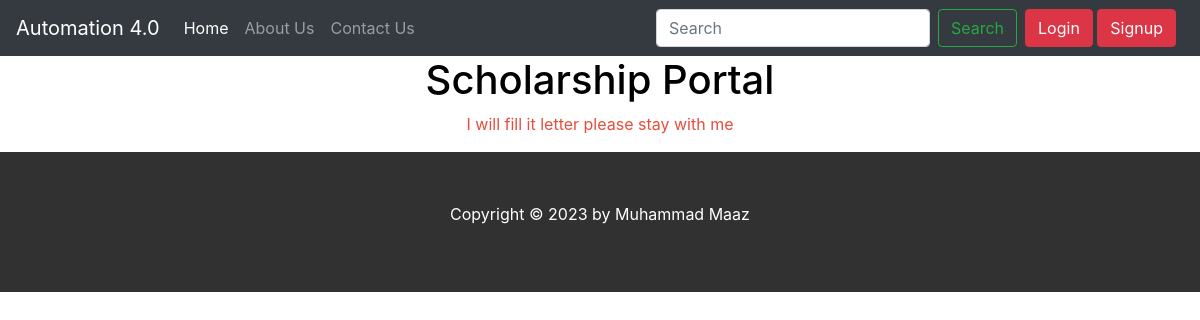
The app's page /post/scholarshipforstudyabroad with its own data.
### home/models.py (models this page shows, shortened)
class BlogPost(models.Model):
    title = models.CharField(max_length=200)
    img_url=models.URLField()
    content = models.TextField()
    content1 = RichTextField()
    URL= models.TextField(max_length=130)
    created_at = models.DateTimeField(auto_now_add=True)
    updated_at = models.DateTimeField(auto_now=True)

### home/views.py (the view)
# urls.py: path('post/<str:URL>', views.edit_blog_post, name='post_detail'),
def edit_blog_post(request, URL):
          post = BlogPost.objects.get(URL=URL)
          context = {'post': post}
          return render(request, 'add_post.html', context)

### templates/add_post.html (shortened to what this page needs)
<!DOCTYPE html>
<html lang="en">
  <head>
    <link
      rel="stylesheet"
      href="https://cdn.jsdelivr.net/npm/bootstrap@4.3.1/dist/css/bootstrap.min.css"
    />
  </head>
<body>
<div>
  {% include 'login.html' %}
  </div>
  <header>
    <div class="container text-justify text-center">
          <h1 class="text-center">{{post.title}}</h1>
      </div>
  </header>
<div class="container text-justify">
  <div class="row">
    <div class="col-md-12 col-sm-12 col-lg-12">
      {{ post.content1|safe }}
  </div>
</div>
</div>
<footer class="container-fluid text-center" style="background-color: #313131; padding: 50px;">
  <p style =color:#fff;>Copyright &copy; 2023 by  Muhammad Maaz</p>
</footer>
  </body>
  </html>

### templates/add_post.html (style rules this page uses)
body { color: #000000; }
h1, h2, h3, h4, h5, h6 { color: #000000; }

### records on screen
BlogPost: title "Scholarship Portal", content1 "I will fill it letter please stay with me"
